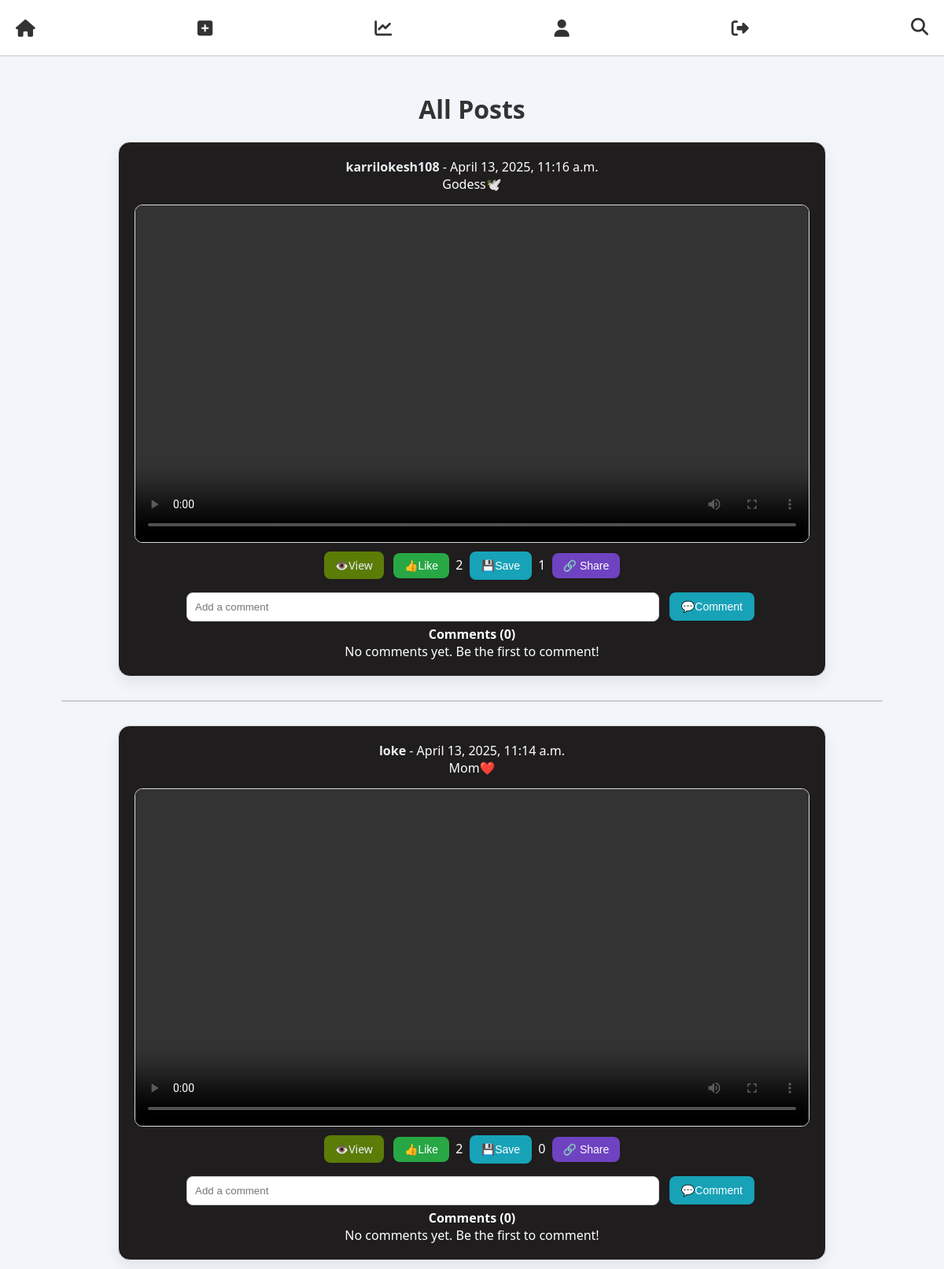
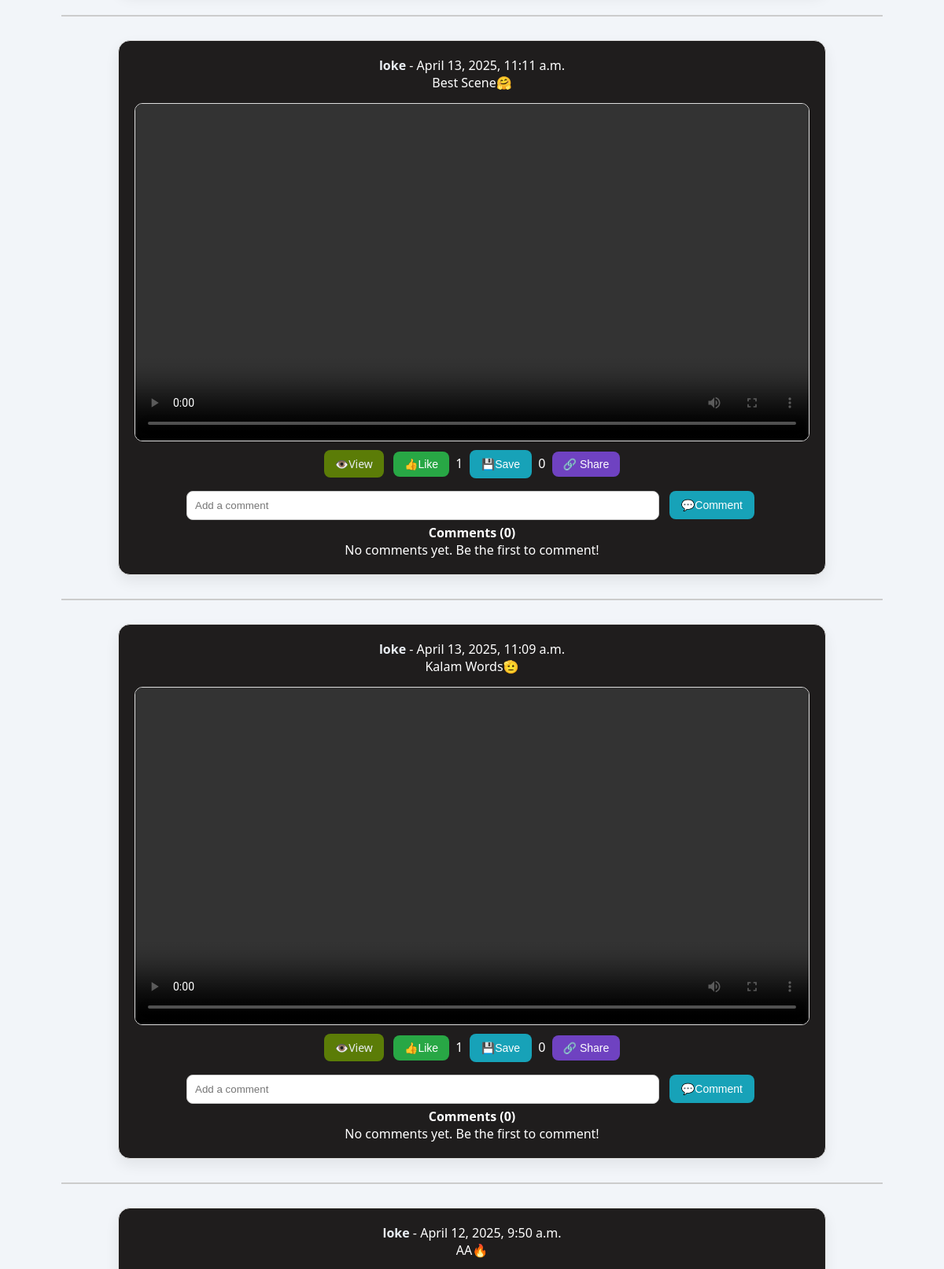
/posts/ (upper part), run on the app's committed database (2 pictures, top to bottom).
### posts/models.py (models this page shows, shortened)
class Post(models.Model):
    user = models.ForeignKey(User, on_delete=models.CASCADE, related_name="posts")
    content = models.TextField()
    image = models.ImageField(upload_to="post_images/", null=True, blank=True)
    created_at = models.DateTimeField(auto_now_add=True)
    updated_at = models.DateTimeField(auto_now_add=True)
    video = models.FileField(upload_to="posts/videos/", blank=True, null=True)
    likes = models.ManyToManyField(User, related_name="liked_posts", blank=True)
    saved_by = models.ManyToManyField(User, related_name="saved_posts", blank=True)
    class Meta:
        ordering = ["-created_at"]  # Show latest posts first
        verbose_name_plural = "Posts"
    def total_likes(self):
        return self.likes.count()
    def total_saves(self):
        return self.saved_by.count()

### users/models.py (models this page shows, shortened)
class CustomUser(AbstractBaseUser, PermissionsMixin):
    name = models.CharField(max_length=20)
    email = models.EmailField(unique=True)
    age = models.IntegerField()
    phone= models.CharField(max_length=15, unique=True, null=True, blank=True)
    otp = models.CharField(max_length=6, null=True, blank=True)
    profile_pic = models.ImageField(upload_to='profile_pics/', null=True, blank=True, default="profile_pics/default-profile.png")
    username = models.CharField(max_length=30, unique=True, null=True, blank=True)
    bio = models.TextField(null=True, blank=True)
    first_name = models.CharField(max_length=30, null=True, blank=True)
    last_name = models.CharField(max_length=30, null=True, blank=True)
    gender = models.CharField(max_length=10, choices=[("Male", "Male"), ("Female", "Female"), ("Other", "Other")], null=True, blank=True)
    location = models.CharField(max_length=100, null=True, blank=True)
    linkedin = models.URLField(null=True, blank=True)
    github = models.URLField(null=True, blank=True)
    is_active = models.BooleanField(default=True)
    is_staff = models.BooleanField(default=False)
    firebase_uid = models.CharField(max_length=50, blank=True, null=True)
    followers = models.ManyToManyField('self', symmetrical=False, related_name='following', blank=True)
    objects = CustomUserManager()
    USERNAME_FIELD = "email"
    REQUIRED_FIELDS = ["name", "age", "phone"]

### posts/views.py (the view)
# urls.py: path('', PostListView.as_view(), name='post-list'),
class PostListView(ListView):
    model = Post
    template_name = 'posts/post_list.html'
    context_object_name = 'posts'
    ordering = ['-created_at']

### posts/templates/posts/post_list.html (shortened to what this page needs)
{% extends 'posts/base.html' %}
{% load static %}
{% block content %}
<link rel="stylesheet" href="{% static 'posts/post_list.css' %}">
<h2>All Posts</h2>
{% for post in posts %}
    <div class="post" data-post-id="{{ post.id }}">
        <p>
            <strong>
              <a href="{% url 'user-profile' post.user.username %}" class="username-link">
                {{ post.user.username }}
              </a>
            </strong>
            - {{ post.created_at }}
          </p>
        <p>{{ post.content }}</p>
        {% if post.video %}
        <video width="400" controls>
            <source src="{{ post.video.url }}" type="video/mp4">
        </video>
    {% endif %}
        <br>
        <a href="{% url 'post-detail' post.id %}" class="btn btn-primary">👁️View</a>
        <form action="{% url 'like-post' post.id %}" method="POST" style="display: inline;">
            <button class="like-btn" data-post-id="{{ post.id }}">
                {% if request.user in post.likes.all %}
                    👎UnLike
                {% else %}
                    👍Like
                {% endif %}
            </button>
            <span id="like-count-{{ post.id }}" style="color: white;">{{ post.total_likes }}</span>
        </form>
        <form action="{% url 'save-post' post.id %}" method="POST" style="display: inline;">
            <button type="submit">
                {% if request.user in post.saved_by.all %}
                    ❌UnSave
                {% else %}
                    💾Save
                {% endif %}
            </button>
            <span style="color: white;">{{ post.total_saves }}</span>
        </form>
        <button class="share-btn" class="sh"
        data-title="Check this post"
        data-text="{{ post.content|truncatechars:100 }}"
        data-url="{{ request.build_absolute_uri|slice:':-1' }}{% url 'post-detail' post.id %}">
        🔗 Share
        </button>
        <form action="{% url 'add-comment' post.id %}" method="POST">
            <input type="text" name="content" placeholder="Add a comment" required>
            <button type="submit">💬Comment</button>
        </form>
        <p><strong>Comments ({{ post.comments.count }})</strong></p>
        {% if post.comments.exists %}
            <ul id="limited-comments-{{ post.id }}">
                {% for comment in post.comments.all|slice:"-2:" %}
                    <li><strong>{{ comment.user.username }}</strong>: {{ comment.content }}</li>
                {% endfor %}
            </ul>
            <ul id="full-comments-{{ post.id }}" style="display: none;">
                {% for comment in post.comments.all %}
                    <li><strong>{{ comment.user.username }}</strong>: {{ comment.content }}</li>
                {% endfor %}
            </ul>
            <button id="toggle-btn-{{ post.id }}">View all comments</button>
        {% else %}
            <p>No comments yet. Be the first to comment!</p>
        {% endif %}
    </div>
    <hr>
{% endfor %}
{% endblock %}

### posts/static/posts/base.css (style rules this page uses)
* { margin: 0; padding: 0; box-sizing: border-box; }
body { font-family: 'Segoe UI', Tahoma, Geneva, Verdana, sans-serif; background-color: #f5f6fa; color: #333; }

### posts/static/posts/post_list.css (style rules this page uses)
body { font-family: 'Segoe UI', Tahoma, Geneva, Verdana, sans-serif; background-color: #f2f5f9; margin: 0; padding: 0; }
h2 { text-align: center; margin-top: 25px; font-size: 2rem; color: #333; }
p { color: white; }
.post { background-color: #1f1d1d; padding: 20px; margin: 20px auto; border-radius: 15px; box-shadow: 0 8px 18px rgba(0, 0, 0, 0.07); width: 95%; max-width: 900px; box-sizing: border-box; border: 1px solid #e0e0e0; transition: transform 0.2s ease; text-align: center; }
.post a { text-decoration: none; color: #e9eef4; }
.username-link, .created-at { color: rgb(19, 18, 18); font-weight: bold; }
.post img, .post video { width: 100%; height: auto; margin-top: 15px; border-radius: 10px; border: 1px solid #ddd; }
.btn, .like-btn, button[type="submit"], button[id^="toggle-btn-"], .share-btn { padding: 8px 14px; margin: 6px 4px; border-radius: 8px; font-size: 14px; cursor: pointer; transition: background-color 0.2s ease; border: none; }
.btn-primary { background-color: #5b7c07; color: #fff; }
.like-btn { background-color: #28a745; color: #fff; }
button[type="submit"] { background-color: #17a2b8; color: #fff; }
.share-btn { background-color: #6f42c1; color: #fff; }
form input[type="text"] { width: 70%; padding: 10px; margin-top: 10px; margin-right: 5px; border: 1px solid #ccc; border-radius: 8px; box-sizing: border-box; }
form button[type="submit"] { padding: 10px 15px; }
hr { margin: 30px auto; width: 90%; border: 1px solid #ccc; }

### data on the page
Post: user.username "karrilokesh108", created_at "April 13, 2025, 11:16 a.m.", content "Godess🕊️", shows "👍Like", total_likes "2", shows "💾Save", total_saves "1", comments.count "0", shows "No comments yet. Be the first to comment!"
Post: user.username "loke", created_at "April 13, 2025, 11:14 a.m.", content "Mom❤️", shows "👍Like", total_likes "2", shows "💾Save", total_saves "0", comments.count "0", shows "No comments yet. Be the first to comment!"
Post: user.username "loke", created_at "April 13, 2025, 11:11 a.m.", content "Best Scene🤗", shows "👍Like", total_likes "1", shows "💾Save", total_saves "0", comments.count "0", shows "No comments yet. Be the first to comment!"
Post: user.username "loke", created_at "April 13, 2025, 11:09 a.m.", content "Kalam Words🫡", shows "👍Like", total_likes "1", shows "💾Save", total_saves "0", comments.count "0", shows "No comments yet. Be the first to comment!"
Post: user.username "loke", created_at "April 12, 2025, 9:50 a.m.", content "AA🔥"
